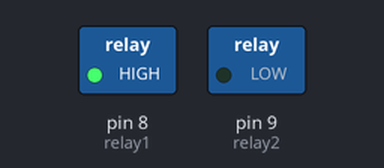
The sketch below on a simulated Arduino Uno, built with avr-gcc and run on an emulated ATmega328P. On the bench: switched loads named in the sketch (green lamp = pin HIGH). Dashed ring = blinking.

Above: at 0.5 s.
Timing chart, 0 to 4.6 s (numbered marks = the images above):
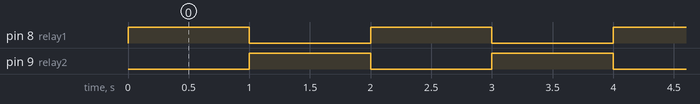

The sketch:

relay.ino
```cpp
int relay1=8;
int relay2=9;

void setup(){
	pinMode(relay1,OUTPUT);
	pinMode(relay2,OUTPUT);
}

void loop(){
	digitalWrite(relay1,HIGH);
	digitalWrite(relay2,LOW);
	delay(1000);
	digitalWrite(relay1,LOW);
	digitalWrite(relay2,HIGH);
	delay(1000);
}
```

Measured:
- by itself, pin 8 (relay1), pin 9 (relay2): alternates HIGH for 1.0 s and LOW for 1.0 s
